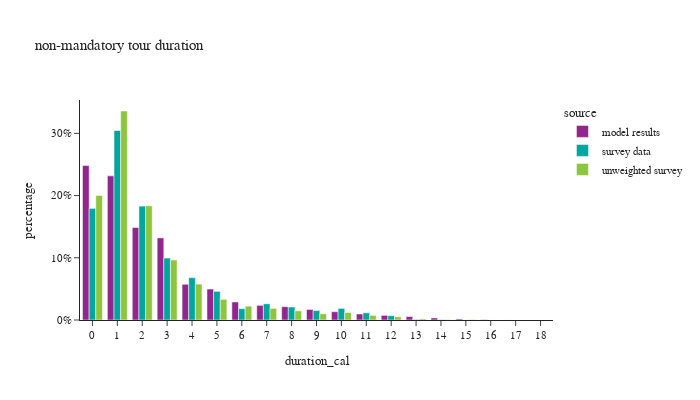

Notebook source saved alongside this figure:
### Markdown cell above
## non-mantatory tour duration

### Code cell
non_m_tour_data['duration_cal'] = non_m_tour_data['end'] - non_m_tour_data['start']

df_plot = non_m_tour_data.groupby(['source','duration_cal'])[['tour_weight']].sum().reset_index()
df_plot['percentage'] = df_plot.groupby(['source'], group_keys=False)['tour_weight']. \
    apply(lambda x: x / float(x.sum()))

fig = px.bar(df_plot, x="duration_cal", y="percentage", color="source",barmode="group",
             title="non-mandatory tour duration")
fig.for_each_annotation(lambda a: a.update(text = a.text.split("=")[-1]))
fig.update_layout(height=400, width=700, yaxis=dict(tickformat=".0%"), xaxis=dict(dtick="1"))
fig.show()

### Figure 1 — Plotly figure (JSON) as saved in the notebook; plotly's stock layout.template omitted (floating-point values rounded to 4 significant figures)
{"data": [{"alignmentgroup": "True", "hovertemplate": "source=model results<br>duration_cal=%{x}<br>percentage=%{y}<extra></extra>", "legendgroup": "model results", "marker": {"color": "#91268F", "pattern": {"shape": ""}}, "name": "model results", "offsetgroup": "model results", "orientation": "v", "showlegend": true, "textposition": "auto", "x": [0.0, 1.0, 2.0, 3.0, 4.0, 5.0, 6.0, 7.0, 8.0, 9.0, 10.0, 11.0, 12.0, 13.0, 14.0, 15.0, 16.0, 17.0, 18.0], "xaxis": "x", "y": [0.2482, 0.2316, 0.1487, 0.132, 0.05742, 0.04975, 0.02895, 0.02354, 0.02138, 0.01692, 0.01333, 0.009697, 0.007412, 0.005517, 0.003334, 0.001672, 0.0005244, 6.109e-05, 3.93e-06], "yaxis": "y", "type": "bar"}, {"alignmentgroup": "True", "hovertemplate": "source=survey data<br>duration_cal=%{x}<br>percentage=%{y}<extra></extra>", "legendgroup": "survey data", "marker": {"color": "#00A7A0", "pattern": {"shape": ""}}, "name": "survey data", "offsetgroup": "survey data", "orientation": "v", "showlegend": true, "textposition": "auto", "x": [0.0, 1.0, 2.0, 3.0, 4.0, 5.0, 6.0, 7.0, 8.0, 9.0, 10.0, 11.0, 12.0, 13.0, 14.0, 15.0], "xaxis": "x", "y": [0.1794, 0.3046, 0.183, 0.09958, 0.06808, 0.04601, 0.01822, 0.02603, 0.02094, 0.01534, 0.01864, 0.0116, 0.006929, 0.0009482, 0.0006159, 0.0001279], "yaxis": "y", "type": "bar"}, {"alignmentgroup": "True", "hovertemplate": "source=unweighted survey<br>duration_cal=%{x}<br>percentage=%{y}<extra></extra>", "legendgroup": "unweighted survey", "marker": {"color": "#8CC63E", "pattern": {"shape": ""}}, "name": "unweighted survey", "offsetgroup": "unweighted survey", "orientation": "v", "showlegend": true, "textposition": "auto", "x": [0.0, 1.0, 2.0, 3.0, 4.0, 5.0, 6.0, 7.0, 8.0, 9.0, 10.0, 11.0, 12.0, 13.0, 14.0, 15.0], "xaxis": "x", "y": [0.2001, 0.3359, 0.1835, 0.09637, 0.05773, 0.03324, 0.02226, 0.01861, 0.01479, 0.01002, 0.01209, 0.007316, 0.005089, 0.001749, 0.0006361, 0.0006361], "yaxis": "y", "type": "bar"}], "layout": {"xaxis": {"anchor": "y", "domain": [0.0, 1.0], "title": {"text": "duration_cal"}, "dtick": "1"}, "yaxis": {"anchor": "x", "domain": [0.0, 1.0], "title": {"text": "percentage"}, "tickformat": ".0%"}, "legend": {"title": {"text": "source"}, "tracegroupgap": 0}, "title": {"text": "non-mandatory tour duration"}, "barmode": "group", "height": 400, "width": 700}}
